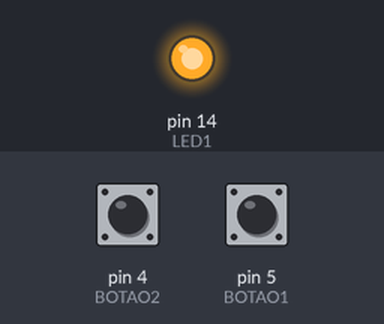
Simulated run of this sketch. Board: Arduino Uno, built with avr-gcc and run on an emulated ATmega328P. Parts: output pins drawn as LEDs (lit = HIGH). Inputs (shaded band) come from the test bench; at power-on: pin 5 (BOTAO1) HIGH, pin 4 (BOTAO2) HIGH.

Above: at 1.2 s.
1.3 s: pin 5 (BOTAO1) pulled LOW for 0.15 s
At 2.0 s:
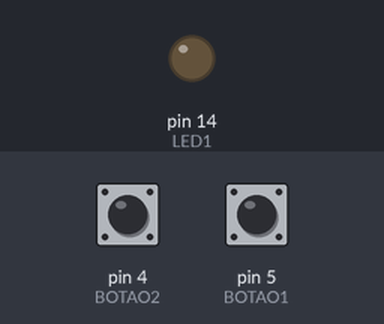
2.9 s: pin 4 (BOTAO2) pulled LOW for 0.15 s
At 3.2 s:
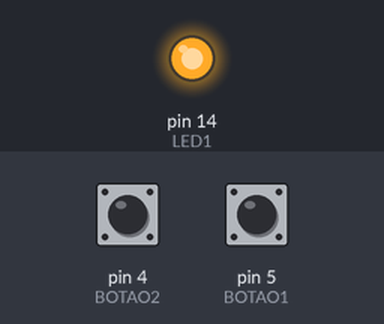
4.5 s: pin 5 (BOTAO1) pulled LOW for 1 s
At 5.6 s:
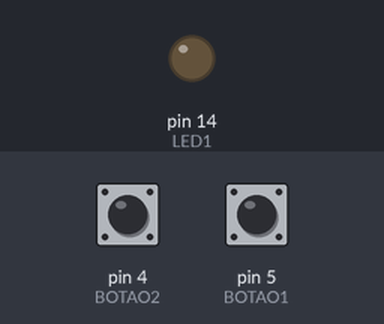
Timing chart, 0 to 7.5 s (numbered marks = the images above; inputs shaded):
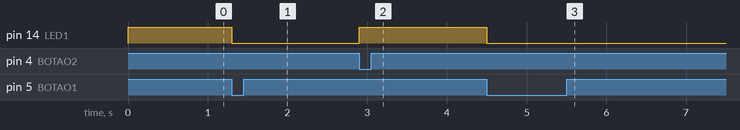

Measured:
- after the input at 1.3 s, pin 14 (LED1): HIGH → LOW at once
- after the input at 2.9 s, pin 14 (LED1): LOW → HIGH at once
- after the input at 4.5 s, pin 14 (LED1): HIGH → LOW at once

The sketch:

Exercicio_1.ino
```cpp
// Nome: Mauricio Rosalino Junior
// Exercicio 1:

#define LED1 14
#define LED_LIGADO 0
#define LED_DESLIGADO 1
#define BOTAO1 5
#define BOTAO2 4
#define BOTAO_LIGADO 0
#define BOTAO_DESLIGADO 1

void inicializa_hardware(){

  pinMode(LED1, OUTPUT);
  digitalWrite(LED1, LED_DESLIGADO);
  pinMode(BOTAO1, INPUT_PULLUP);
  pinMode(BOTAO2, INPUT_PULLUP);
}
void setup() {
  inicializa_hardware();
}
void loop() {
  if(digitalRead(BOTAO1) == BOTAO_LIGADO && digitalRead(BOTAO2) == BOTAO_DESLIGADO ){
    digitalWrite(LED1, LED_LIGADO);
    }
  if(digitalRead(BOTAO2) == BOTAO_LIGADO && digitalRead(BOTAO1) == BOTAO_DESLIGADO){
     digitalWrite(LED1, LED_DESLIGADO);
    }
}
```
